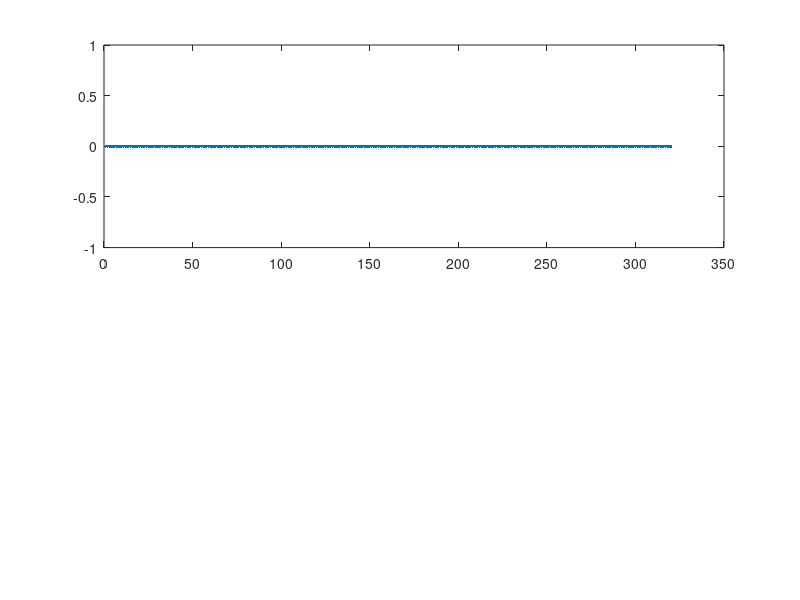

The MATLAB script that drew this image: (Note: this script raises an error after producing the figure.)
%mtestoverlap
clear all, close all, clc


Nframe = 160;
y = [1:Nframe*2];
%noverlap = 0;
Nnoise = length(y);

%Create window to be applyed to the noise, set the window length to the frame length
% wFrame= triang(Nframe);
%Options: rectwin triang barthannwin tukeywin

%%%%%%%%%%%%%%%%%%%%%%%%%%%%%%%%%%%%%%%%%%%%%%%%%%%%%%%%%%%%%%%%%%%%%%%%%%%
%Tappered cosine window 
%tk=1 poverl=0.5        50% works good
%tk=0.5 poverl=0.25     25% works also good
%tk=0.25 poverl=0.13    13% works less good but good enough.
tk = 1;
%poverl = tk/2;
poverl = 0.5; %Percentage of overlap
wFrame = tukeywin(Nframe,tk);
wFrame = rectwin(Nframe);

%overlapped samples
noverlap = fix(Nframe*poverl);
disp(['Overlapped samples ',num2str(noverlap),' or ',num2str(100*poverl),'%']);
%%%%%%%%%%%%%%%%%%%%%%%%%%%%

koverlap = fix((Nnoise-noverlap)/(Nframe-noverlap));
disp(['length of the signal Nn: ',num2str(Nnoise)]);
disp(['length of the frame  Nf: ',num2str(Nframe)]);
disp(['length of overlap    No: ',num2str(noverlap)]);
disp(['number of frames     k : ',num2str(koverlap)]);

if(koverlap>Nnoise)
    display('Error, overlap of less than one sample');
    return
end

sout = 0;
for i=1:koverlap %be careful here, these could be overlapped frames
    nstart = (i-1)*(Nframe-noverlap)+1;    %start point of the window
    nend = nstart+Nframe-1;                      %end point of the window
    
    %Segment the signal multiplied by the window
    segment = y(nstart:nend).*wFrame';
    seg(i,:) = segment;
    
    %reconstruct the signal from the overlapped windowed segments
    %Shift it to its absolute position in the overall signal
    segshifted(i,:) = [zeros(1,nstart-1),segment,zeros(1,(Nframe-noverlap)*(koverlap-i))];
    
    %Accumulate to the already windowed signal
    sout = sout + segshifted(i,:);
end

subplot(2,1,1)
plot(0*y,'.')
hold on
stem(wFrame,'.','r.'),grid on
hold off
subplot(2,1,2)
plot(y,'g.')
hold on
stem(segshifted','r.'),grid on
hold on
plot(sout,'b.')
hold off
